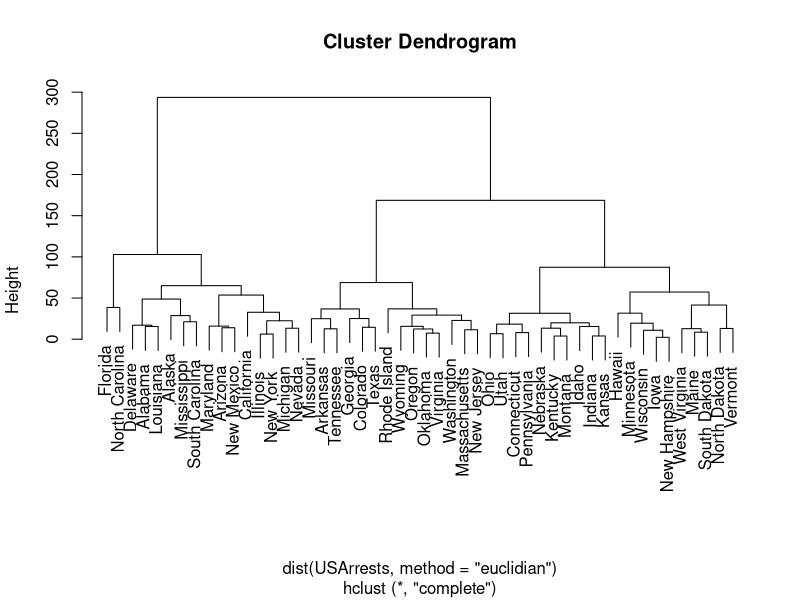

The R script that drew this image: (Note: this script raises an error after producing the figure.)
#### PETER LEE
#### STATS 202
#### 10/7/2015

#### Chapter 10, Exercise 9

states = row.names(USArrests)
names(USArrests)

## 9A
clust.9a = hclust(dist(USArrests, method = "euclidian"), method = "complete")
plot(clust.9a)

## 9B
clust.9b <- cutree(clust.9a, k = 3)

## 9C
clust.9c = hclust(dist(USArrests, method = "euclidian"), method = "complete", scale = TRUE)
plot(clust.9c)


